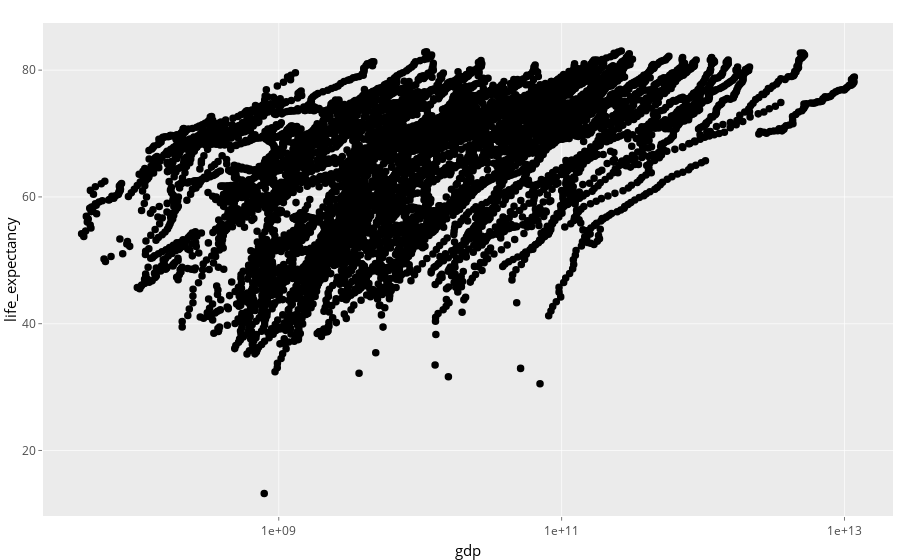

The notebook cell saved with this chart:
### Code cell
gapminder %>%
ggplot(aes(gdp, life_expectancy)) +
geom_point() +
scale_x_log10() +
transition_time(year)

### Figure 1 — Plotly figure (JSON) as saved in the notebook; plotly's stock layout.template omitted (floating-point values rounded to 4 significant figures; data arrays with more than 128 entries replaced by an {"elided": "..."} marker saying what was removed)
{"data": [{"hoverinfo": "text", "hoveron": "points", "marker": {"autocolorscale": false, "color": "rgba(0,0,0,1)", "line": {"color": "rgba(0,0,0,1)", "width": 1.89}, "opacity": 1, "size": 5.669, "symbol": "circle"}, "mode": "markers", "showlegend": false, "text": {"elided": "10545 str values"}, "type": "scatter", "x": {"elided": "10545 mixed values"}, "xaxis": "x", "y": {"elided": "10545 float values"}, "yaxis": "y"}], "layout": {"barmode": "relative", "font": {"color": "rgba(0,0,0,1)", "family": "", "size": 14.61}, "hovermode": "closest", "legend": {"bgcolor": "rgba(255,255,255,1)", "bordercolor": "transparent", "borderwidth": 1.89, "font": {"color": "rgba(0,0,0,1)", "family": "", "size": 11.69}}, "margin": {"b": 37.26, "l": 37.26, "r": 7.306, "t": 23.31}, "paper_bgcolor": "rgba(255,255,255,1)", "plot_bgcolor": "rgba(235,235,235,1)", "shapes": [{"line": {"linetype": [], "width": 0}, "type": "rect", "x0": 0, "x1": 1, "xref": "paper", "y0": 0, "y1": 1, "yref": "paper"}], "showlegend": false, "xaxis": {"anchor": "y", "automargin": true, "autorange": false, "categoryarray": ["1e+09", "1e+11", "1e+13"], "categoryorder": "array", "domain": [0, 1], "gridcolor": "rgba(255,255,255,1)", "gridwidth": 0.6642, "hoverformat": ".2f", "linecolor": {}, "linewidth": 0, "nticks": {}, "range": [7.333, 13.34], "showgrid": true, "showline": false, "showticklabels": true, "tickangle": 0, "tickcolor": "rgba(51,51,51,1)", "tickfont": {"color": "rgba(77,77,77,1)", "family": "", "size": 11.69}, "ticklen": 3.653, "tickmode": "array", "ticks": "outside", "ticktext": ["1e+09", "1e+11", "1e+13"], "tickvals": [9, 11, 13], "tickwidth": 0.6642, "title": {"font": {"color": "rgba(0,0,0,1)", "family": "", "size": 14.61}, "text": "gdp"}, "type": "linear", "zeroline": false}, "yaxis": {"anchor": "x", "automargin": true, "autorange": false, "categoryarray": ["20", "40", "60", "80"], "categoryorder": "array", "domain": [0, 1], "gridcolor": "rgba(255,255,255,1)", "gridwidth": 0.6642, "hoverformat": ".2f", "linecolor": {}, "linewidth": 0, "nticks": {}, "range": [9.665, 87.44], "showgrid": true, "showline": false, "showticklabels": true, "tickangle": 0, "tickcolor": "rgba(51,51,51,1)", "tickfont": {"color": "rgba(77,77,77,1)", "family": "", "size": 11.69}, "ticklen": 3.653, "tickmode": "array", "ticks": "outside", "ticktext": ["20", "40", "60", "80"], "tickvals": [20, 40, 60, 80], "tickwidth": 0.6642, "title": {"font": {"color": "rgba(0,0,0,1)", "family": "", "size": 14.61}, "text": "life_expectancy"}, "type": "linear", "zeroline": false}}}
